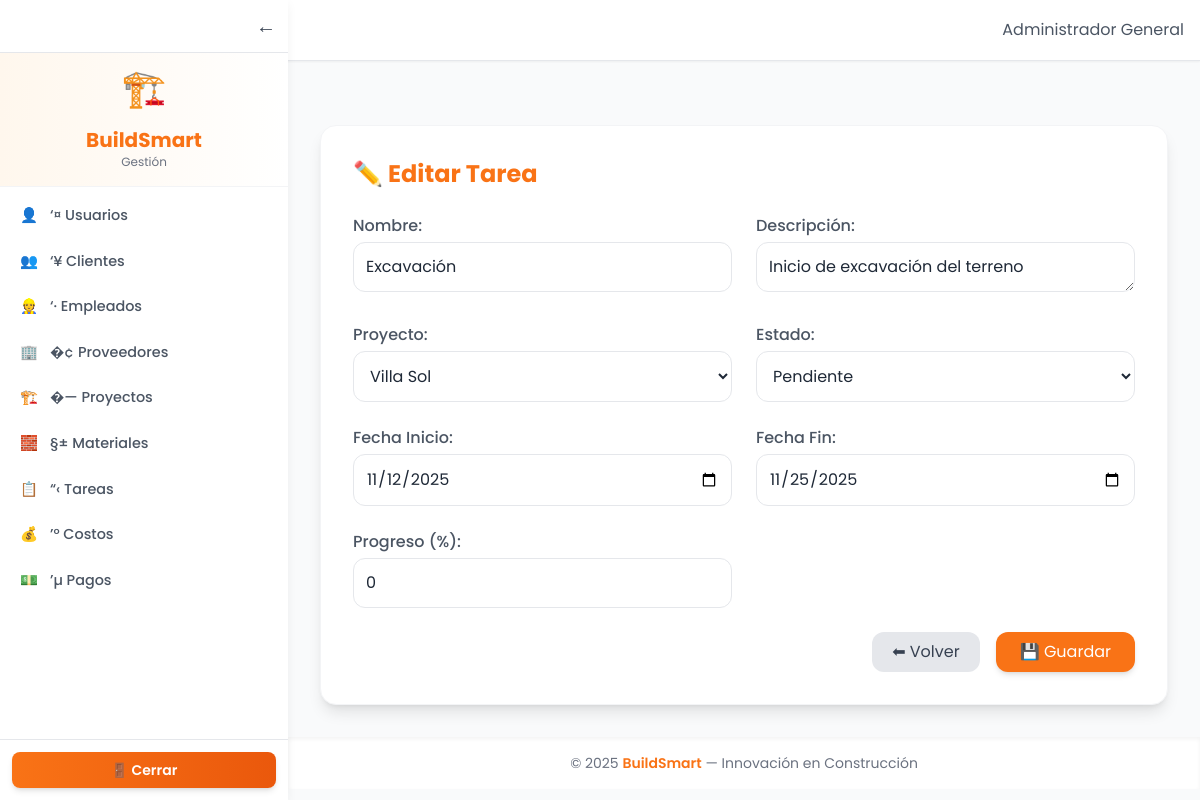
Page /public/index.php?page=tareas/form&id=2 (signed in) on the committed database.
### tables this page shows
CREATE TABLE tareas (
  id INT AUTO_INCREMENT PRIMARY KEY,
  proyecto_id INT NOT NULL,
  nombre VARCHAR(150) NOT NULL,
  descripcion TEXT,
  estado ENUM('pendiente','en_progreso','completada') DEFAULT 'pendiente',
  fecha_inicio DATE,
  fecha_fin DATE,
  created_at DATETIME DEFAULT CURRENT_TIMESTAMP,
  FOREIGN KEY (proyecto_id) REFERENCES proyectos(id) ON DELETE CASCADE
);

CREATE TABLE proyectos (
  id INT AUTO_INCREMENT PRIMARY KEY,
  cliente_id INT NOT NULL,
  nombre VARCHAR(200) NOT NULL,
  ubicacion VARCHAR(255),
  fecha_inicio DATE,
  fecha_fin DATE,
  estado ENUM('planificado','en_ejecucion','finalizado','cancelado') DEFAULT 'planificado',
  descripcion TEXT,
  created_at DATETIME DEFAULT CURRENT_TIMESTAMP,
  avance DECIMAL(5,2) DEFAULT 0,
  FOREIGN KEY (cliente_id) REFERENCES clientes(id) ON DELETE CASCADE
);

### app/views/tareas/form.php (the view, shortened to what this page needs)
<div class="max-w-4xl mx-auto bg-white shadow-lg rounded-2xl p-8 border border-gray-100 mt-8">
  <h2 class="text-2xl font-bold mb-6 text-orange-500 flex items-center gap-2">
    <?= isset($tarea) ? '✏️ Editar Tarea' : '➕ Nueva Tarea' ?>
  </h2>
  <form action="index.php?page=tareas/guardar" method="POST" class="space-y-6">
    <div class="grid grid-cols-1 md:grid-cols-2 gap-6">
      <div>
        <label class="block text-gray-600 font-medium mb-1">Nombre:</label>
        <input type="text" name="nombre" value="<?= htmlspecialchars($tarea['nombre'] ?? '') ?>" required
               class="w-full border rounded-xl p-3 focus:ring-2 focus:ring-orange-400 outline-none">
      </div>
      <div>
        <label class="block text-gray-600 font-medium mb-1">Descripción:</label>
        <textarea name="descripcion" rows="1"
                  class="w-full border rounded-xl p-3 focus:ring-2 focus:ring-orange-400 outline-none"><?= htmlspecialchars($tarea['descripcion'] ?? '') ?></textarea>
      </div>
      <div>
        <label class="block text-gray-600 font-medium mb-1">Proyecto:</label>
        <select name="proyecto_id" required
                class="w-full border rounded-xl p-3 focus:ring-2 focus:ring-orange-400 outline-none bg-white">
          <?php foreach ($proyectos as $p): ?>
            <option value="<?= $p['id'] ?>" <?= (isset($tarea['proyecto_id']) && $tarea['proyecto_id']==$p['id']) ? 'selected' : '' ?>>
              <?= htmlspecialchars($p['nombre']) ?>
            </option>
          <?php endforeach; ?>
        </select>
      </div>
      <div>
        <label class="block text-gray-600 font-medium mb-1">Estado:</label>
        <select name="estado" class="w-full border rounded-xl p-3 focus:ring-2 focus:ring-orange-400 outline-none bg-white">
          <?php $estados = ['pendiente','en progreso','completada'];
          foreach($estados as $e): ?>
            <option value="<?= $e ?>" <?= isset($tarea['estado']) && $tarea['estado']==$e ? 'selected' : '' ?>>
              <?= ucfirst($e) ?>
            </option>
          <?php endforeach; ?>
        </select>
      </div>
      <div>
        <label class="block text-gray-600 font-medium mb-1">Fecha Inicio:</label>
        <input type="date" name="fecha_inicio" value="<?= $tarea['fecha_inicio'] ?? '' ?>"
               class="w-full border rounded-xl p-3 focus:ring-2 focus:ring-orange-400 outline-none">
      </div>
      <div>
        <label class="block text-gray-600 font-medium mb-1">Fecha Fin:</label>
        <input type="date" name="fecha_fin" value="<?= $tarea['fecha_fin'] ?? '' ?>"
               class="w-full border rounded-xl p-3 focus:ring-2 focus:ring-orange-400 outline-none">
      </div>
      <div>
        <label class="block text-gray-600 font-medium mb-1">Progreso (%):</label>
        <input type="number" name="progreso" value="<?= $tarea['progreso'] ?? 0 ?>" min="0" max="100"
               class="w-full border rounded-xl p-3 focus:ring-2 focus:ring-orange-400 outline-none">
      </div>
    </div>
    <div class="flex justify-end gap-4 mt-6">
      <a href="index.php?page=tareas"
         class="px-5 py-2 bg-gray-200 hover:bg-gray-300 text-gray-700 rounded-xl transition">⬅ Volver</a>
      <button type="submit"
              class="px-6 py-2 bg-orange-500 hover:bg-orange-600 text-white rounded-xl shadow-md transition">
        💾 Guardar
      </button>
    </div>
  </form>
</div>

### app/views/layouts/header.php (style rules this page uses)
body { font-family: 'Poppins', sans-serif; background-color: #f9fafb; color: #1f2937; transition: all .3s ease; }

### rows in the picture
tareas: nombre "Excavación", descripcion "Inicio de excavación del terreno", proyecto_id "Villa Sol", estado "Pendiente", fecha_inicio "11/12/2025", fecha_fin "11/25/2025"

### other values in the picture
explode(" ", $label)[0] "👤"
substr($label, 2) "‘¤ Usuarios"
explode(" ", $label)[0] "👥"
substr($label, 2) "‘¥ Clientes"
explode(" ", $label)[0] "👷"
substr($label, 2) "‘· Empleados"
explode(" ", $label)[0] "🏢"
substr($label, 2) "�¢ Proveedores"
explode(" ", $label)[0] "🏗️"
substr($label, 2) "�—️ Proyectos"
explode(" ", $label)[0] "🧱"
substr($label, 2) "§± Materiales"
explode(" ", $label)[0] "📋"
substr($label, 2) "“‹ Tareas"
explode(" ", $label)[0] "💰"
